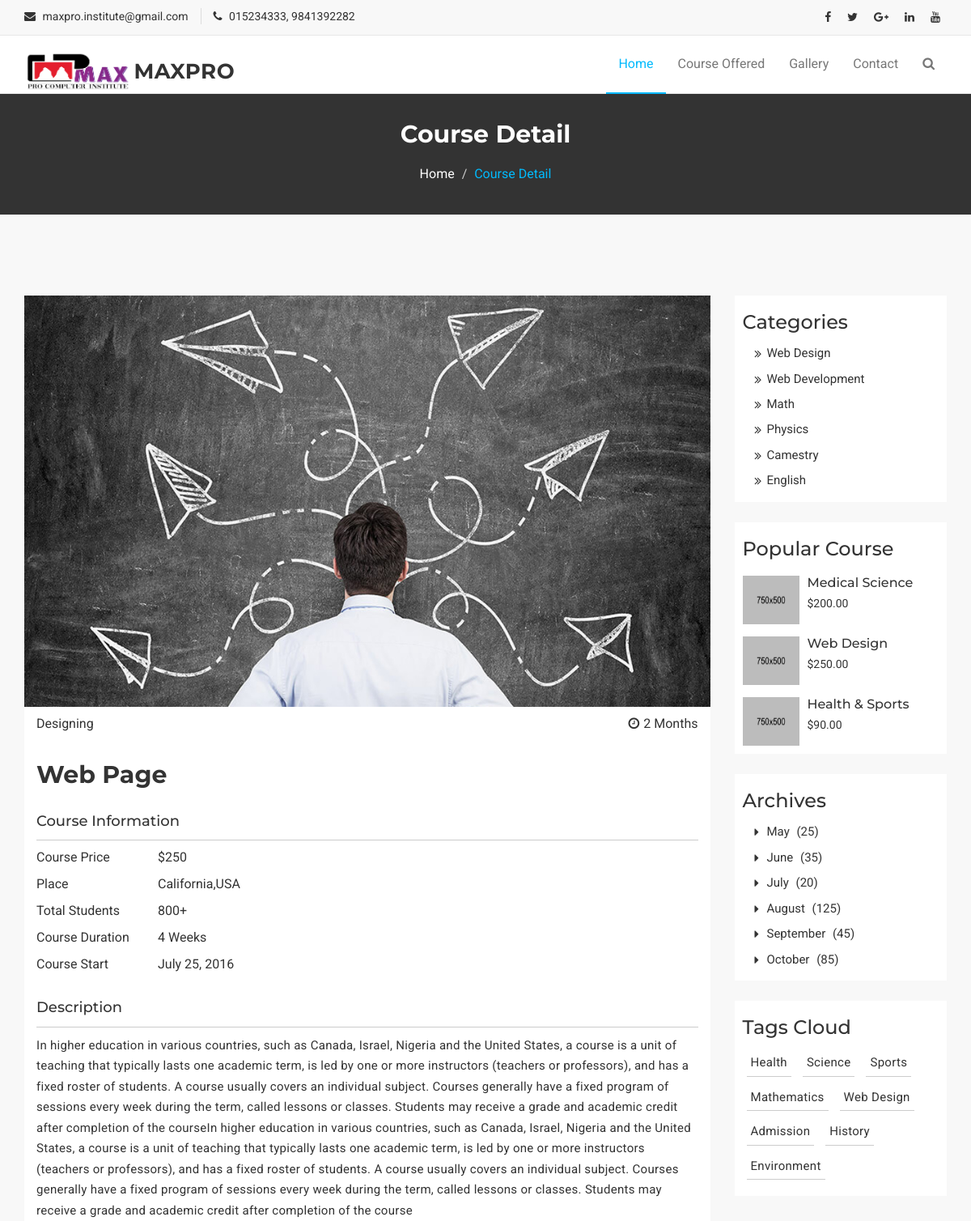
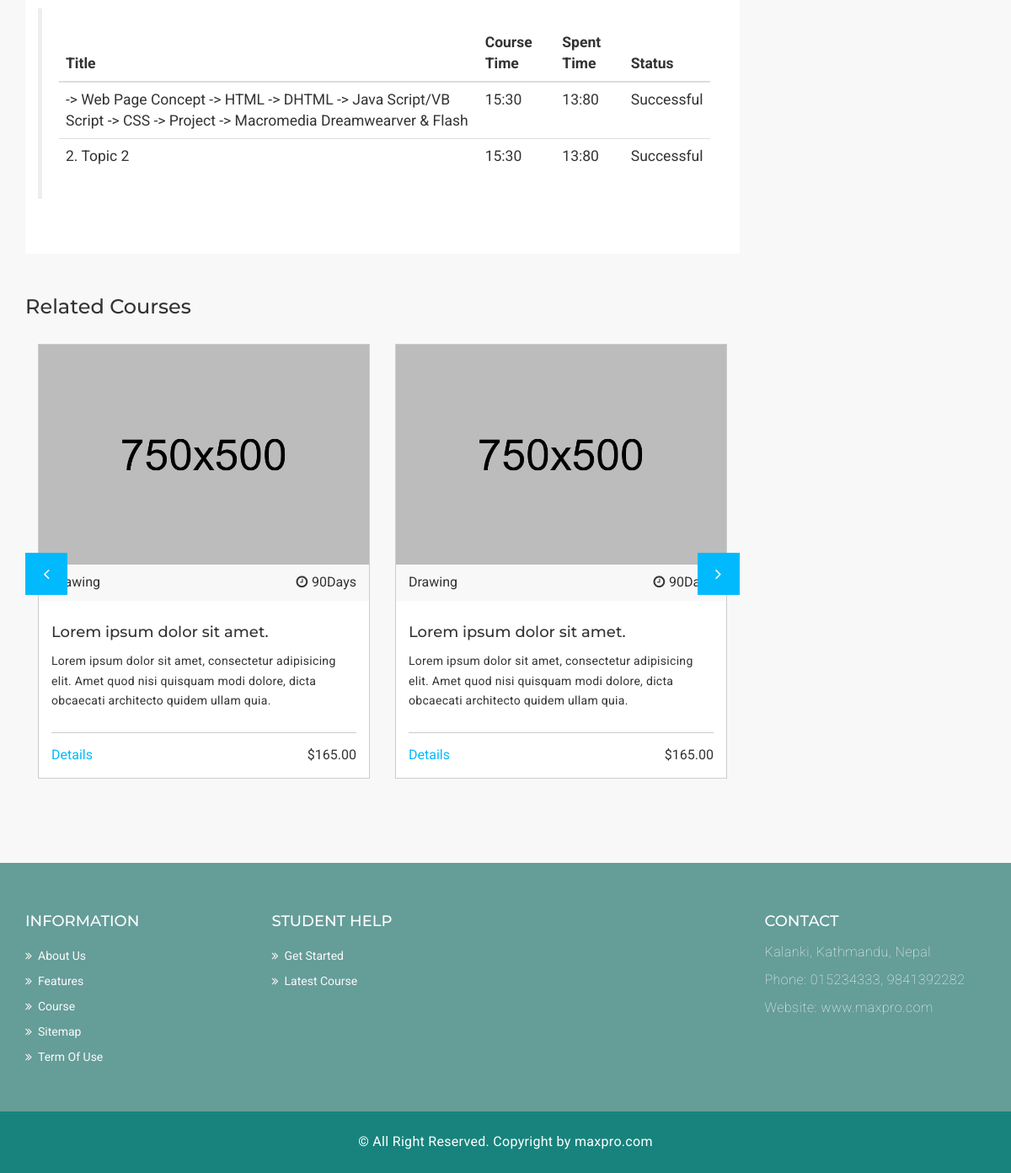
Page /courseDetails/1 on the committed database (2 pictures, top to bottom).
### MaxproApp/models.py (models this page shows)
class CourseOffered(models.Model):
    course_id = models.AutoField
    course_title = models.CharField(max_length=50, default="")
    course_category = models.CharField(max_length=50, default="")
    course_desc = models.TextField()
    course_chapter = models.TextField()
    course_duration = models.CharField(max_length=50, default="")
    course_image = models.ImageField(upload_to="images/courses", default="")
    def __str__(self):
        return self.course_title

### MaxproApp/views.py (the view)
# urls.py: path('courseDetails/<int:myid>', views.courseDetails, name='courseDetails'),
def courseDetails(request,myid):
    courseinfo = CourseOffered.objects.filter(id=myid)
    print(courseinfo)
    return render(request, 'course-detail.html', {'courseinfo': courseinfo[0]})

### Templates/course-detail.html (shortened to what this page needs)
{% extends 'include/Basic.html' %}
{% load static %}
{% block body %}
 <section id="mu-page-breadcrumb">
   <div class="container">
     <div class="row">
       <div class="col-md-12">
         <div class="mu-page-breadcrumb-area">
           <h2>Course Detail</h2>
           <ol class="breadcrumb">
            <li><a href="/">Home</a></li>
            <li class="active">Course Detail</li>
          </ol>
         </div>
       </div>
     </div>
   </div>
 </section>
 <section id="mu-course-content">
   <div class="container">
     <div class="row">
       <div class="col-md-12">
         <div class="mu-course-content-area">
            <div class="row">
              <div class="col-md-9">
                <div class="mu-course-container mu-course-details">
                  <div class="row">
                    <div class="col-md-12">
                      <div class="mu-latest-course-single">
                        <figure class="mu-latest-course-img">
                          <a href="#"><img src="{{ courseinfo.course_image.url }}" alt="img"></a>
                          <figcaption class="mu-latest-course-imgcaption">
                            <a href="#">{{courseinfo.course_category}}</a>
                            <span><i class="fa fa-clock-o"></i>{{courseinfo.course_duration}}</span>
                          </figcaption>
                        </figure>
                        <div class="mu-latest-course-single-content">
                          <h2><a href="#">{{courseinfo.course_title}}</a></h2>
                          <h4>Course Information</h4>
                          <ul>
                            <li> <span>Course Price</span> <span>$250</span></li>
                            <li> <span>Place</span> <span>California,USA</span></li>
                            <li> <span>Total Students</span> <span>800+</span></li>
                            <li> <span>Course Duration</span> <span>4 Weeks</span></li>
                            <li> <span>Course Start</span> <span>July 25, 2016</span></li>
                          </ul>
                          <h4>Description</h4>
                          <p>{{courseinfo.course_desc}}</p>
                          <blockquote>
                          <div class="table-responsive">
                            <table class="table">
                            <thead>
                              <tr>
                                <th> Title </th>
                                <th> Course Time </th>
                                <th> Spent Time </th>
                                <th> Status </th>
                              </tr>
                            </thead>
                            <tbody>
                              <tr>
                                <td> {{courseinfo.course_chapter}}</br> </td>
                                 <td> 15:30 </td>
                                <td> 13:80 </td>
                                <td> Successful </td>
                              </tr>
                              <tr>
                                <td> 2. Topic 2 </td>
                                <td> 15:30 </td>
                                <td> 13:80 </td>
                                <td> Successful </td>
                              </tr>
                            </tbody>
                          </table>
                          </div>
                        </div>
                      </div>
                    </div>
                  </div>
                </div>
                <div class="row">
                  <div class="col-md-12">
                    <div class="mu-related-item">
                  <h3>Related Courses</h3>
                  <div class="mu-related-item-area">
                    <div id="mu-related-item-slide">
                      <div class="col-md-6">
                        <div class="mu-latest-course-single">
                          <figure class="mu-latest-course-img">
                            <a href="#"><img alt="img" src="assets/img/courses/2.jpg"></a>
                            <figcaption class="mu-latest-course-imgcaption">
                              <a href="#">Drawing</a>
                              <span><i class="fa fa-clock-o"></i>90Days</span>
                            </figcaption>
                          </figure>
                          <div class="mu-latest-course-single-content">
                            <h4><a href="#">Lorem ipsum dolor sit amet.</a></h4>
                            <p>Lorem ipsum dolor sit amet, consectetur adipisicing elit. Amet quod nisi quisquam modi dolore, dicta obcaecati architecto quidem ullam quia.</p>
                            <div class="mu-latest-course-single-contbottom">
                              <a href="#" class="mu-course-details">Details</a>
                              <span href="#" class="mu-course-price">$165.00</span>
                            </div>
                          </div>
                        </div>
                      </div>
                      <div class="col-md-6">
                        <div class="mu-latest-course-single">
                          <figure class="mu-latest-course-img">
                            <a href="#"><img alt="img" src="assets/img/courses/3.jpg"></a>
                            <figcaption class="mu-latest-course-imgcaption">
                              <a href="#">Drawing</a>
                              <span><i class="fa fa-clock-o"></i>90Days</span>
                            </figcaption>
                          </figure>
                          <div class="mu-latest-course-single-content">
                            <h4><a href="#">Lorem ipsum dolor sit amet.</a></h4>
                            <p>Lorem ipsum dolor sit amet, consectetur adipisicing elit. Amet quod nisi quisquam modi dolore, dicta obcaecati architecto quidem ullam quia.</p>
                            <div class="mu-latest-course-single-contbottom">
                              <a href="#" class="mu-course-details">Details</a>
                              <span href="#" class="mu-course-price">$165.00</span>
                            </div>
                          </div>
                        </div>
                      </div>
                    </div>
                  </div>
                </div>
                  </div>
                </div>
              </div>
              <div class="col-md-3">
                <aside class="mu-sidebar">
                  <div class="mu-single-sidebar">
                    <h3>Categories</h3>
                    <ul class="mu-sidebar-catg">
                      <li><a href="#">Web Design</a></li>
                      <li><a href="">Web Development</a></li>
                      <li><a href="">Math</a></li>
                      <li><a href="">Physics</a></li>
                      <li><a href="">Camestry</a></li>
                      <li><a href="">English</a></li>
                    </ul>
                  </div>
                  <div class="mu-single-sidebar">
                    <h3>Popular Course</h3>
                    <div class="mu-sidebar-popular-courses">
                      <div class="media">
                        <div class="media-left">
                          <a href="#">
                            <img class="media-object" src="assets/img/courses/1.jpg" alt="img">
                          </a>
                        </div>
                        <div class="media-body">
                          <h4 class="media-heading"><a href="#">Medical Science</a></h4>
                          <span class="popular-course-price">$200.00</span>
                        </div>
                      </div>
                      <div class="media">
                        <div class="media-left">
                          <a href="#">
                            <img class="media-object" src="assets/img/courses/2.jpg" alt="img">
                          </a>
                        </div>
                        <div class="media-body">
                          <h4 class="media-heading"><a href="#">Web Design</a></h4>
                          <span class="popular-course-price">$250.00</span>
                        </div>
                      </div>
                      <div class="media">
                        <div class="media-left">
                          <a href="#">
                            <img class="media-object" src="assets/img/courses/3.jpg" alt="img">
                          </a>
                        </div>
                        <div class="media-body">
                          <h4 class="media-heading"><a href="#">Health & Sports</a></h4>
                          <span class="popular-course-price">$90.00</span>
                        </div>
                      </div>
                    </div>
                  </div>
                  <div class="mu-single-sidebar">
                    <h3>Archives</h3>
                    <ul class="mu-sidebar-catg mu-sidebar-archives">
                      <li><a href="#">May <span>(25)</span></a></li>
                      <li><a href="">June <span>(35)</span></a></li>
                      <li><a href="">July <span>(20)</span></a></li>
                      <li><a href="">August <span>(125)</span></a></li>
                      <li><a href="">September <span>(45)</span></a></li>
                      <li><a href="">October <span>(85)</span></a></li>
                    </ul>
                  </div>
                  <div class="mu-single-sidebar">
                    <h3>Tags Cloud</h3>
                    <div class="tag-cloud">
                      <a href="#">Health</a>
                      <a href="#">Science</a>
                      <a href="#">Sports</a>
                      <a href="#">Mathematics</a>
                      <a href="#">Web Design</a>
                      <a href="#">Admission</a>
                      <a href="#">History</a>
                      <a href="#">Environment</a>
                    </div>
                  </div>
                </aside>
             </div>
           </div>
         </div>
       </div>
     </div>
   </div>
 </section>
{%endblock%}

### Static/assets/css/theme-color/default-theme.css (style rules this page uses)
.mu-latest-course-single .mu-latest-course-single-content .mu-latest-course-single-contbottom .mu-course-details { color: #01bafd; }
#mu-page-breadcrumb .mu-page-breadcrumb-area .breadcrumb .active { color: #01bafd; }
#mu-course-content { background-color: #f8f8f8; display: inline; float: left; padding: 100px 0; width: 100%; }
#mu-course-content .mu-course-content-area { display: inline; float: left; width: 100%; }
#mu-course-content .mu-course-content-area .mu-course-container { display: inline; float: left; width: 100%; }
#mu-course-content .mu-course-content-area .mu-course-container .mu-latest-course-single { border: 1px solid #ccc; margin-bottom: 30px; }
.mu-related-item { display: inline; float: left; margin-top: 30px; width: 100%; }

### rows in the picture
CourseOffered: course_image (picture), course_category "Designing", course_duration "2 Months", course_title "Web Page", course_desc "In higher education in various countries, such as Canada, Israel, Nigeria and the United States, a course is a unit of teaching that typically lasts one academic term, is led by one or more instructors (teachers or professors), and has a fixed roster of students. A course usually covers an individual subject. Courses generally have a fixed program of sessions every week during the term, called lessons or classes. Students may receive a grade and academic credit after completion of the courseIn higher education in various countries, such as Canada, Israel, Nigeria and the United States, a course is a unit of teaching that typically lasts one academic term, is led by one or more instructors…", course_chapter "-> Web Page Concept -> HTML -> DHTML -> Java Script/VB Script -> CSS -> Project -> Macromedia Dreamwearver & Flash"
